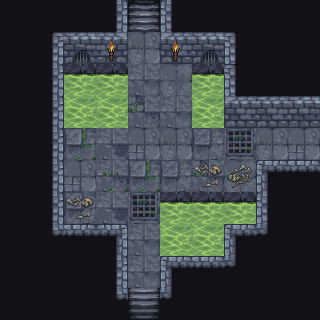

This is a level from a 2D game, rendered from its Tiled map with the project's own tilesets. A one-line summary and the complete map file follow:
An orthogonal 10x10 tile map with 32x32 px tiles, 2 tile layers (Base Layer, Props  Layer), 5 tilesets and 6 objects.

<map version="1.10" tiledversion="1.11.0" orientation="orthogonal" renderorder="right-down" width="10" height="10" tilewidth="32" tileheight="32" infinite="0" nextlayerid="5" nextobjectid="8">
 <tileset firstgid="1" source="Tilesets/Tileset_Dungeon.tsx" />
 <tileset firstgid="61" source="Tilesets/Props_Static.tsx" />
 <tileset firstgid="63" source="Tilesets/Props_Animated.tsx" />
 <tileset firstgid="77" source="Tilesets/Items_Static.tsx" />
 <tileset firstgid="79" source="Tilesets/Objects_Overlay.tsx" />
 <layer id="1" name="Base Layer" width="10" height="10">
  <data encoding="csv">
20,20,20,21,55,19,20,20,20,20,
20,1,5,33,41,31,5,6,20,20,
20,21,44,44,27,26,44,6,20,20,
20,13,56,56,28,27,56,31,32,2,
20,13,15,39,14,41,40,16,41,14,
20,13,14,16,15,40,28,26,7,8,
20,37,40,39,16,44,44,44,42,20,
20,49,50,9,27,56,56,7,54,20,
20,20,20,37,27,7,8,54,20,20,
20,20,20,49,43,54,20,20,20,20
</data>
 </layer>
 <layer id="2" name="Props  Layer" width="10" height="10">
  <data encoding="csv">
0,0,0,0,0,0,0,0,0,0,
0,0,0,70,0,70,0,0,0,0,
0,0,0,0,0,0,0,0,0,0,
0,0,0,0,0,0,0,0,0,0,
0,0,0,0,0,0,0,63,0,0,
0,0,0,0,0,0,61,62,0,0,
0,0,61,0,63,0,0,0,0,0,
0,0,0,0,0,0,0,0,0,0,
0,0,0,0,0,0,0,0,0,0,
0,0,0,0,0,0,0,0,0,0
</data>
 </layer>
 <objectgroup id="3" name="Objects Layer">
  <object id="4" gid="79" x="160" y="96" width="32" height="32" />
  <object id="5" gid="81" x="128" y="304" width="32" height="48" />
  <object id="6" gid="82" x="128" y="80" width="32" height="48" />
  <object id="7" gid="83" x="256" y="160" width="64" height="64" />
 </objectgroup>
 <objectgroup id="4" name="Items Layer">
  <object id="1" gid="77" x="64" y="160" width="32" height="32" />
  <object id="2" gid="78" x="192" y="192" width="32" height="32" />
 </objectgroup>
</map>